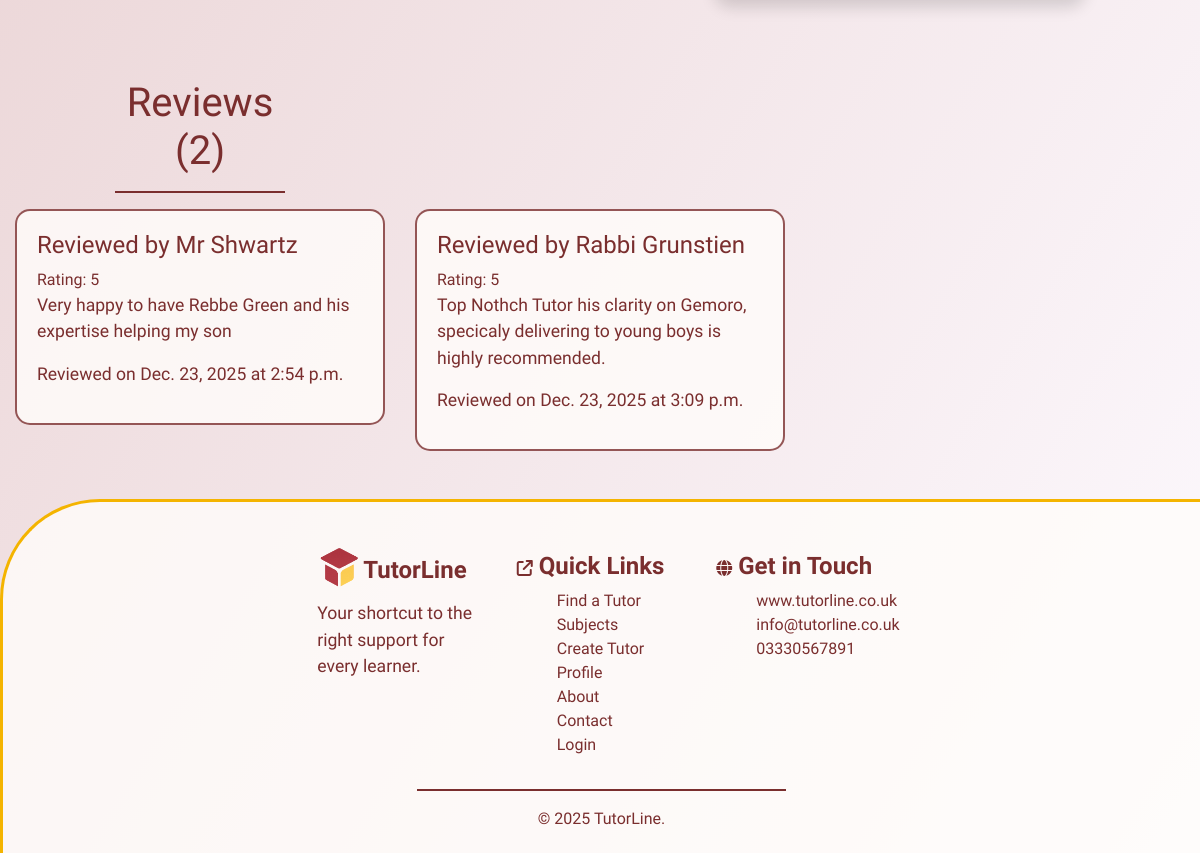
/tutors/1 (lower part), run on an earlier commit of the app's database.
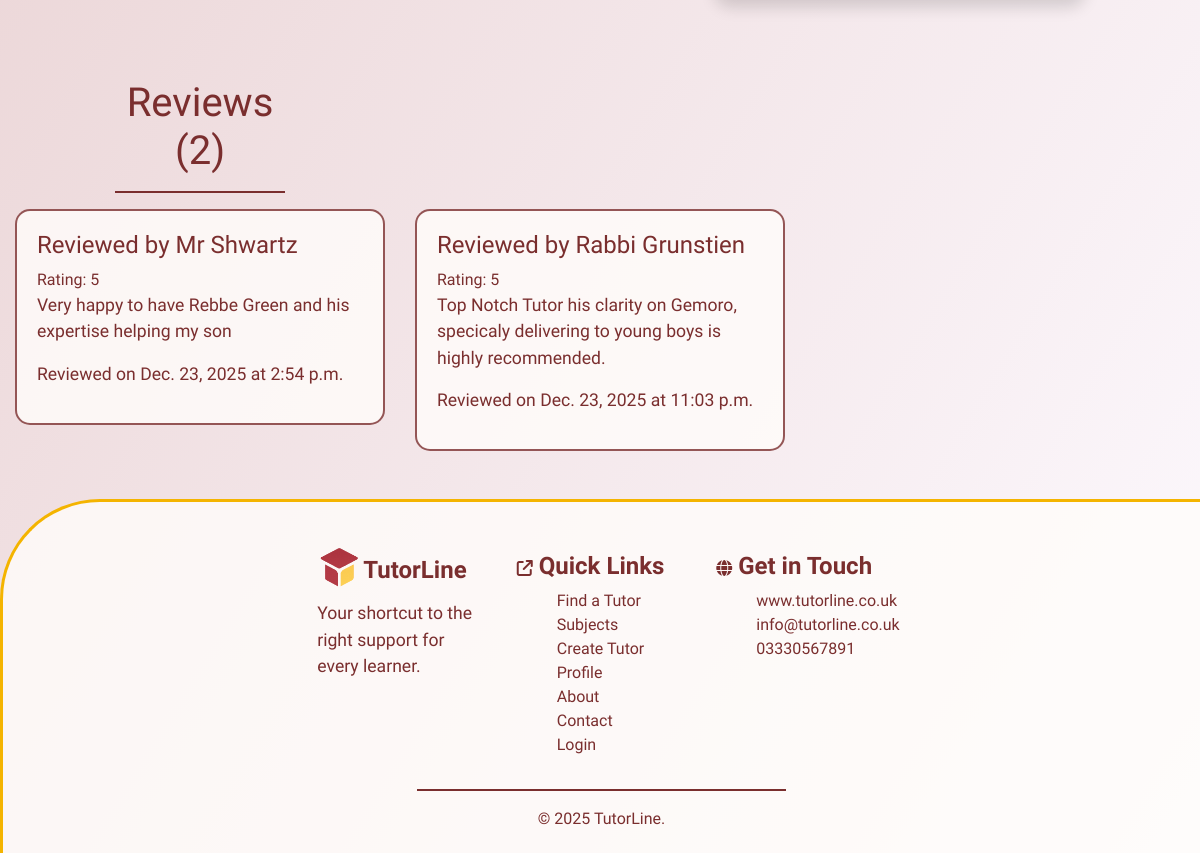
And on a later commit of the database.
### tutors/models.py (models this page shows, shortened)
class Reviews(models.Model):
    class Meta:
        verbose_name_plural = "Reveiws"
    name = models.CharField(max_length=254)
    tutor = models.ForeignKey('Tutors', related_name='reviews',
                                on_delete=models.CASCADE)
    rating = models.IntegerField(default=0)
    review = models.TextField(blank=True, null=True)
    date = models.DateField(auto_now=True)
    time = models.TimeField(auto_now=True)

### tutors/views.py (the view)
# urls.py: path('<int:tutor_id>', views.tutor_details, name='tutor_details'),
def tutor_details(request, tutor_id):
    tutor = get_object_or_404(Tutors, pk=tutor_id)
    reviews = Reviews.objects.filter(tutor=tutor)
    template = 'tutors/tutor-details.html'
    context = {
        'tutor': tutor,
        'reviews': reviews,
        }
    return render(request, template, context)

### tutors/templates/tutors/tutor-details.html (shortened to what this page needs)
{% extends "base.html" %}
{% load static %}
{% block extracss%}
<link rel="stylesheet" href="{% static 'css/tutors.css' %}">
<link rel="stylesheet" href="{% static 'css/tutor-details.css' %}">
{% endblock %}
{% block content %}
<section>
    <div class="container-fluid">
        <div class="row">
            <div class="col-1"></div>
            <div class="col-2">
                <h1>Reviews ({{ reviews.count }})</h1>
                <hr>
            </div>
            <div class="col-9"></div>
        </div>
        <div class="row">
        {% if reviews %}
            {% for review in reviews %}
            <div class="col-4">
                <div class="review-box">
                    <h4>Reviewed by {{ review.name }}</h4>
                    <div>Rating: {{ review.rating }}</div>
                    <p>{{ review.review }}</p>
                    <p>Reviewed on {{ review.date }} at {{ review.time }}</p>
                </div>
            </div>
            {% endfor%}
        {% else %}
            <div class="col-4">
                <p>{{ tutor.name }} has no Reviews Yet</p>
                <p>Be the first to leave {% if tutor.is_male == True%} him{% else %}her{% endif %} a review.</p>
            </div>
        {% endif %}
        </div>
    </div>
</section>
{% endblock %}

What changed in the data, as far as the page shows it:
changed Reviews "Rabbi Grunstien": review "Top Nothch Tutor his clarity on Gemoro, specicaly delivering to young boys is highly recommended." → "Top Notch Tutor his clarity on Gemoro, specicaly delivering to young boys is highly recommended."; time "3:09 p.m." → "11:03 p.m."
